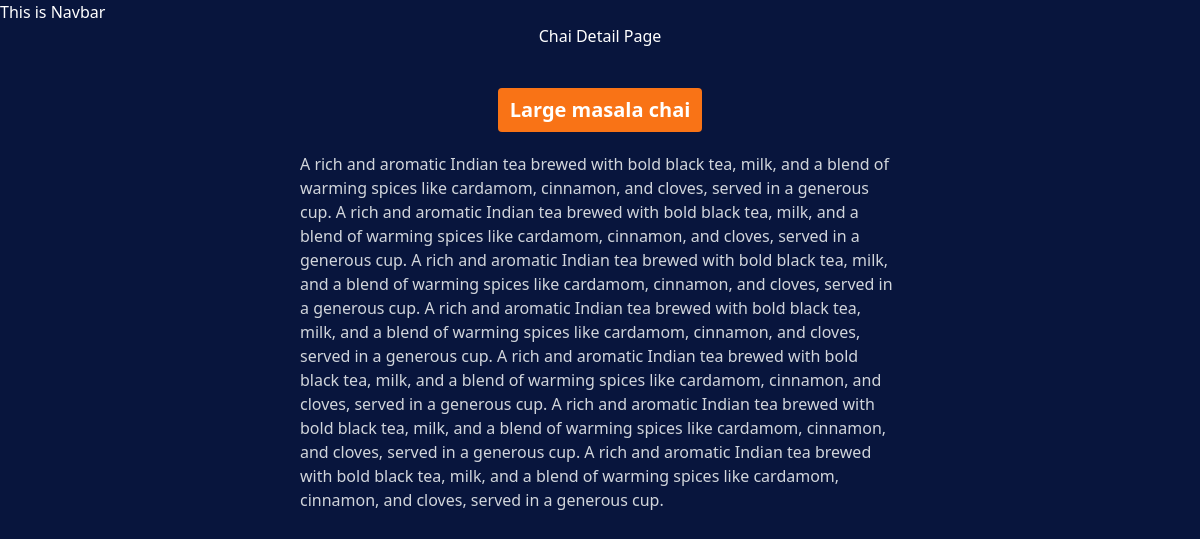
The app's page /chai/2 with its own data.
### chai/models.py (models this page shows, shortened)
class ChaiVariety(models.Model):
    CHAI_TYPE_CHOICE = [
        ('ML', 'Masala Chai'),
        ('GC', 'Ginger Chai'),
        ('KC', 'Kadak Chai'),
        ('CC', 'Cardamom Chai'),
        ('SC', 'Sulemani Chai'),
    ]
    name = models.CharField(max_length=100)
    image = models.ImageField(upload_to='chais/')
    date_added = models.DateTimeField(default=timezone.now)
    type = models.CharField(max_length=2, choices=CHAI_TYPE_CHOICE)
    description = models.TextField(default='')

### chai/views.py (the view)
# urls.py: path('<int:chai_id>', views.chai_detail, name='chai_detail'),
def chai_detail(request, chai_id):
    chai = get_object_or_404(ChaiVariety, pk=chai_id)
    return render(request, 'chai/chai_detail.html', {'chai': chai})

### chai/templates/chai/chai_detail.html (shortened to what this page needs)
{% extends "layout.html" %}
{% block content %}
    <h1>Chai Detail Page</h1>
    <div class = "mt-10 flex justify-center items-center">
        <div class=" bg-orange-500 rounded py-2 px-3 text-xl font-bold">
            {{chai.name}}
        </div>
    </div>
    <div class="mt-5 ml-[25%] mr-[25%] text-gray-300 flex justify-center items-center">
        {{chai.description}}
    </div>
{% endblock %}

### static/style.css (style rules this page uses)
body { background-color: #08153d; color: #FFFFFF; }
h1 { text-align: center; font-size: 2em; }

### records on screen
ChaiVariety: name "Large masala chai", description "A rich and aromatic Indian tea brewed with bold black tea, milk, and a blend of warming spices like cardamom, cinnamon, and cloves, served in a generous cup. A rich and aromatic Indian tea brewed with bold black tea, milk, and a blend of warming spices like cardamom, cinnamon, and cloves, served in a generous cup. A rich and aromatic Indian tea brewed with bold black tea, milk, and a blend of warming spices like cardamom, cinnamon, and cloves, served in a generous cup. A rich and aromatic Indian tea brewed with bold black tea, milk, and a blend of warming spices like cardamom, cinnamon, and cloves, served in a generous cup. A rich and aromatic Indian tea brewed with bold black tea, milk,…"
